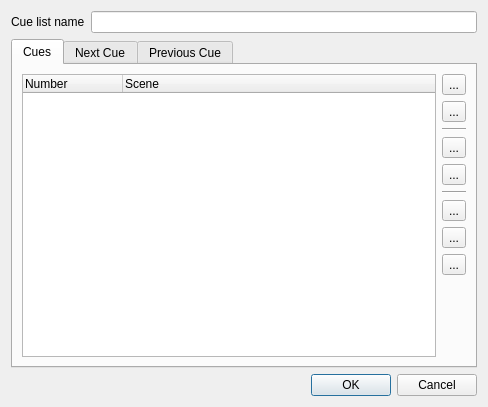
<?xml version="1.0" encoding="UTF-8"?>
<ui version="4.0">
 <class>VCCueListProperties</class>
 <widget class="QDialog" name="VCCueListProperties">
  <property name="geometry">
   <rect>
    <x>0</x>
    <y>0</y>
    <width>488</width>
    <height>407</height>
   </rect>
  </property>
  <property name="windowTitle">
   <string>Cue list properties</string>
  </property>
  <layout class="QGridLayout" name="gridLayout_2">
   <item row="0" column="0">
    <widget class="QLabel" name="m_nameLabel">
     <property name="text">
      <string>Cue list name</string>
     </property>
    </widget>
   </item>
   <item row="0" column="1">
    <widget class="QLineEdit" name="m_nameEdit">
     <property name="toolTip">
      <string>The name of the cue list widget</string>
     </property>
    </widget>
   </item>
   <item row="1" column="0" colspan="2">
    <widget class="QTabWidget" name="m_tab">
     <property name="toolTip">
      <string/>
     </property>
     <property name="currentIndex">
      <number>0</number>
     </property>
     <widget class="QWidget" name="Cues">
      <attribute name="title">
       <string>Cues</string>
      </attribute>
      <layout class="QGridLayout" name="gridLayout">
       <item row="0" column="0" rowspan="10">
        <widget class="QTreeWidget" name="m_list">
         <property name="toolTip">
          <string>List of scenes that can be activated with this cue list</string>
         </property>
         <property name="alternatingRowColors">
          <bool>true</bool>
         </property>
         <property name="selectionMode">
          <enum>QAbstractItemView::ExtendedSelection</enum>
         </property>
         <property name="rootIsDecorated">
          <bool>false</bool>
         </property>
         <property name="itemsExpandable">
          <bool>false</bool>
         </property>
         <property name="allColumnsShowFocus">
          <bool>true</bool>
         </property>
         <property name="expandsOnDoubleClick">
          <bool>false</bool>
         </property>
         <column>
          <property name="text">
           <string>Number</string>
          </property>
         </column>
         <column>
          <property name="text">
           <string>Scene</string>
          </property>
         </column>
        </widget>
       </item>
       <item row="0" column="1">
        <widget class="QToolButton" name="m_addButton">
         <property name="toolTip">
          <string>Add scene(s) to the cue list</string>
         </property>
         <property name="text">
          <string notr="true">...</string>
         </property>
         <property name="icon">
          <iconset resource="main.qrc">
           <normaloff>:/edit_add.png</normaloff>:/edit_add.png</iconset>
         </property>
         <property name="iconSize">
          <size>
           <width>26</width>
           <height>26</height>
          </size>
         </property>
        </widget>
       </item>
       <item row="1" column="1">
        <widget class="QToolButton" name="m_removeButton">
         <property name="toolTip">
          <string>Remove selected scene(s) from the cue list</string>
         </property>
         <property name="text">
          <string notr="true">...</string>
         </property>
         <property name="icon">
          <iconset resource="main.qrc">
           <normaloff>:/edit_remove.png</normaloff>:/edit_remove.png</iconset>
         </property>
         <property name="iconSize">
          <size>
           <width>26</width>
           <height>26</height>
          </size>
         </property>
        </widget>
       </item>
       <item row="3" column="1">
        <widget class="QToolButton" name="m_raiseButton">
         <property name="toolTip">
          <string>Raise the selected scene</string>
         </property>
         <property name="text">
          <string notr="true">...</string>
         </property>
         <property name="icon">
          <iconset resource="main.qrc">
           <normaloff>:/up.png</normaloff>:/up.png</iconset>
         </property>
         <property name="iconSize">
          <size>
           <width>26</width>
           <height>26</height>
          </size>
         </property>
        </widget>
       </item>
       <item row="4" column="1">
        <widget class="QToolButton" name="m_lowerButton">
         <property name="toolTip">
          <string>Lower the selected scene</string>
         </property>
         <property name="text">
          <string notr="true">...</string>
         </property>
         <property name="icon">
          <iconset resource="main.qrc">
           <normaloff>:/down.png</normaloff>:/down.png</iconset>
         </property>
         <property name="iconSize">
          <size>
           <width>26</width>
           <height>26</height>
          </size>
         </property>
        </widget>
       </item>
       <item row="9" column="1">
        <spacer name="verticalSpacer">
         <property name="orientation">
          <enum>Qt::Vertical</enum>
         </property>
         <property name="sizeHint" stdset="0">
          <size>
           <width>20</width>
           <height>49</height>
          </size>
         </property>
        </spacer>
       </item>
       <item row="5" column="1">
        <widget class="Line" name="line">
         <property name="orientation">
          <enum>Qt::Horizontal</enum>
         </property>
        </widget>
       </item>
       <item row="6" column="1">
        <widget class="QToolButton" name="m_cutButton">
         <property name="toolTip">
          <string>Cut the selected scenes from their current positions</string>
         </property>
         <property name="text">
          <string>...</string>
         </property>
         <property name="icon">
          <iconset resource="main.qrc">
           <normaloff>:/editcut.png</normaloff>:/editcut.png</iconset>
         </property>
         <property name="iconSize">
          <size>
           <width>26</width>
           <height>26</height>
          </size>
         </property>
        </widget>
       </item>
       <item row="7" column="1">
        <widget class="QToolButton" name="m_copyButton">
         <property name="toolTip">
          <string>Copy the selected scenes</string>
         </property>
         <property name="text">
          <string>...</string>
         </property>
         <property name="icon">
          <iconset resource="main.qrc">
           <normaloff>:/editcopy.png</normaloff>:/editcopy.png</iconset>
         </property>
         <property name="iconSize">
          <size>
           <width>26</width>
           <height>26</height>
          </size>
         </property>
        </widget>
       </item>
       <item row="8" column="1">
        <widget class="QToolButton" name="m_pasteButton">
         <property name="toolTip">
          <string>Paste scenes from the clipboard to the currently selected position</string>
         </property>
         <property name="text">
          <string>...</string>
         </property>
         <property name="icon">
          <iconset resource="main.qrc">
           <normaloff>:/editpaste.png</normaloff>:/editpaste.png</iconset>
         </property>
        </widget>
       </item>
       <item row="2" column="1">
        <widget class="Line" name="line_2">
         <property name="orientation">
          <enum>Qt::Horizontal</enum>
         </property>
        </widget>
       </item>
      </layout>
     </widget>
     <widget class="QWidget" name="NextCue">
      <attribute name="title">
       <string>Next Cue</string>
      </attribute>
      <layout class="QVBoxLayout" name="verticalLayout">
       <item>
        <widget class="QGroupBox" name="groupBox">
         <property name="title">
          <string>Key Combination</string>
         </property>
         <layout class="QHBoxLayout" name="horizontalLayout">
          <item>
           <widget class="QLineEdit" name="m_nextKeyEdit">
            <property name="toolTip">
             <string>The key combination used to step to the next cue</string>
            </property>
            <property name="readOnly">
             <bool>true</bool>
            </property>
           </widget>
          </item>
          <item>
           <widget class="QToolButton" name="m_nextAttachButton">
            <property name="toolTip">
             <string>Bind a key combination to skip to the next cue</string>
            </property>
            <property name="text">
             <string notr="true">...</string>
            </property>
            <property name="icon">
             <iconset resource="main.qrc">
              <normaloff>:/key_bindings.png</normaloff>:/key_bindings.png</iconset>
            </property>
            <property name="iconSize">
             <size>
              <width>26</width>
              <height>26</height>
             </size>
            </property>
           </widget>
          </item>
          <item>
           <widget class="QToolButton" name="m_nextDetachButton">
            <property name="toolTip">
             <string>Clear the key binding</string>
            </property>
            <property name="text">
             <string notr="true">...</string>
            </property>
            <property name="icon">
             <iconset resource="main.qrc">
              <normaloff>:/fileclose.png</normaloff>:/fileclose.png</iconset>
            </property>
            <property name="iconSize">
             <size>
              <width>26</width>
              <height>26</height>
             </size>
            </property>
           </widget>
          </item>
         </layout>
        </widget>
       </item>
       <item>
        <widget class="QGroupBox" name="groupBox_3">
         <property name="title">
          <string>External Input</string>
         </property>
         <layout class="QGridLayout" name="gridLayout_3">
          <item row="0" column="0">
           <widget class="QLabel" name="label">
            <property name="text">
             <string>Input universe</string>
            </property>
           </widget>
          </item>
          <item row="0" column="1" colspan="2">
           <widget class="QLineEdit" name="m_nextInputUniverseEdit">
            <property name="toolTip">
             <string>Input universe for skipping to the next cue</string>
            </property>
           </widget>
          </item>
          <item row="1" column="0">
           <widget class="QLabel" name="label_2">
            <property name="text">
             <string>Input channel</string>
            </property>
           </widget>
          </item>
          <item row="1" column="1" colspan="2">
           <widget class="QLineEdit" name="m_nextInputChannelEdit">
            <property name="toolTip">
             <string>Input channel for skipping to the next cue</string>
            </property>
           </widget>
          </item>
          <item row="2" column="0">
           <spacer name="horizontalSpacer">
            <property name="orientation">
             <enum>Qt::Horizontal</enum>
            </property>
            <property name="sizeHint" stdset="0">
             <size>
              <width>225</width>
              <height>20</height>
             </size>
            </property>
           </spacer>
          </item>
          <item row="2" column="1">
           <widget class="QPushButton" name="m_nextAutoDetectInputButton">
            <property name="toolTip">
             <string>When toggled, you can click an external button to assign it as the control that skips to the next cue.</string>
            </property>
            <property name="text">
             <string>Auto Detect</string>
            </property>
            <property name="checkable">
             <bool>true</bool>
            </property>
           </widget>
          </item>
          <item row="2" column="2">
           <widget class="QPushButton" name="m_nextChooseInputButton">
            <property name="toolTip">
             <string>Choose an input universe/channel for skipping to the next cue</string>
            </property>
            <property name="text">
             <string>Choose...</string>
            </property>
           </widget>
          </item>
         </layout>
        </widget>
       </item>
       <item>
        <spacer name="verticalSpacer_2">
         <property name="orientation">
          <enum>Qt::Vertical</enum>
         </property>
         <property name="sizeHint" stdset="0">
          <size>
           <width>20</width>
           <height>68</height>
          </size>
         </property>
        </spacer>
       </item>
      </layout>
     </widget>
     <widget class="QWidget" name="PreviousCue">
      <attribute name="title">
       <string>Previous Cue</string>
      </attribute>
      <layout class="QVBoxLayout" name="verticalLayout_2">
       <item>
        <widget class="QGroupBox" name="groupBox_2">
         <property name="title">
          <string>Key Combination</string>
         </property>
         <layout class="QHBoxLayout" name="horizontalLayout_2">
          <item>
           <widget class="QLineEdit" name="m_previousKeyEdit">
            <property name="toolTip">
             <string>The key combination used to step to the previous cue</string>
            </property>
            <property name="readOnly">
             <bool>true</bool>
            </property>
           </widget>
          </item>
          <item>
           <widget class="QToolButton" name="m_previousAttachButton">
            <property name="toolTip">
             <string>Bind a key combination to skip to the previous cue</string>
            </property>
            <property name="text">
             <string notr="true">...</string>
            </property>
            <property name="icon">
             <iconset resource="main.qrc">
              <normaloff>:/key_bindings.png</normaloff>:/key_bindings.png</iconset>
            </property>
            <property name="iconSize">
             <size>
              <width>26</width>
              <height>26</height>
             </size>
            </property>
           </widget>
          </item>
          <item>
           <widget class="QToolButton" name="m_previousDetachButton">
            <property name="toolTip">
             <string>Clear the key binding</string>
            </property>
            <property name="text">
             <string notr="true">...</string>
            </property>
            <property name="icon">
             <iconset resource="main.qrc">
              <normaloff>:/fileclose.png</normaloff>:/fileclose.png</iconset>
            </property>
            <property name="iconSize">
             <size>
              <width>26</width>
              <height>26</height>
             </size>
            </property>
           </widget>
          </item>
         </layout>
        </widget>
       </item>
       <item>
        <widget class="QGroupBox" name="groupBox_4">
         <property name="title">
          <string>External Input</string>
         </property>
         <layout class="QGridLayout" name="gridLayout_4">
          <item row="0" column="0">
           <widget class="QLabel" name="label_3">
            <property name="text">
             <string>Input universe</string>
            </property>
           </widget>
          </item>
          <item row="0" column="1" colspan="2">
           <widget class="QLineEdit" name="m_previousInputUniverseEdit">
            <property name="toolTip">
             <string>Input universe for skipping to the previous cue</string>
            </property>
           </widget>
          </item>
          <item row="1" column="0">
           <widget class="QLabel" name="label_4">
            <property name="text">
             <string>Input channel</string>
            </property>
           </widget>
          </item>
          <item row="1" column="1" colspan="2">
           <widget class="QLineEdit" name="m_previousInputChannelEdit">
            <property name="toolTip">
             <string>Input channel for skipping to the previous cue</string>
            </property>
           </widget>
          </item>
          <item row="2" column="0">
           <spacer name="horizontalSpacer_2">
            <property name="orientation">
             <enum>Qt::Horizontal</enum>
            </property>
            <property name="sizeHint" stdset="0">
             <size>
              <width>225</width>
              <height>20</height>
             </size>
            </property>
           </spacer>
          </item>
          <item row="2" column="1">
           <widget class="QPushButton" name="m_previousAutoDetectInputButton">
            <property name="toolTip">
             <string>When toggled, you can click an external button to assign it as the control that skips to the previous cue.</string>
            </property>
            <property name="text">
             <string>Auto Detect</string>
            </property>
            <property name="checkable">
             <bool>true</bool>
            </property>
           </widget>
          </item>
          <item row="2" column="2">
           <widget class="QPushButton" name="m_previousChooseInputButton">
            <property name="toolTip">
             <string>Choose an input universe/channel for skipping to the previous cue</string>
            </property>
            <property name="text">
             <string>Choose...</string>
            </property>
           </widget>
          </item>
         </layout>
        </widget>
       </item>
       <item>
        <spacer name="verticalSpacer_3">
         <property name="orientation">
          <enum>Qt::Vertical</enum>
         </property>
         <property name="sizeHint" stdset="0">
          <size>
           <width>20</width>
           <height>40</height>
          </size>
         </property>
        </spacer>
       </item>
      </layout>
     </widget>
    </widget>
   </item>
   <item row="2" column="0" colspan="2">
    <widget class="QDialogButtonBox" name="m_buttonBox">
     <property name="orientation">
      <enum>Qt::Horizontal</enum>
     </property>
     <property name="standardButtons">
      <set>QDialogButtonBox::Cancel|QDialogButtonBox::Ok</set>
     </property>
    </widget>
   </item>
  </layout>
 </widget>
 <resources>
  <include location="main.qrc"/>
 </resources>
 <connections>
  <connection>
   <sender>m_buttonBox</sender>
   <signal>accepted()</signal>
   <receiver>VCCueListProperties</receiver>
   <slot>accept()</slot>
   <hints>
    <hint type="sourcelabel">
     <x>266</x>
     <y>350</y>
    </hint>
    <hint type="destinationlabel">
     <x>157</x>
     <y>274</y>
    </hint>
   </hints>
  </connection>
  <connection>
   <sender>m_buttonBox</sender>
   <signal>rejected()</signal>
   <receiver>VCCueListProperties</receiver>
   <slot>reject()</slot>
   <hints>
    <hint type="sourcelabel">
     <x>334</x>
     <y>350</y>
    </hint>
    <hint type="destinationlabel">
     <x>286</x>
     <y>274</y>
    </hint>
   </hints>
  </connection>
  <connection>
   <sender>m_tab</sender>
   <signal>currentChanged(int)</signal>
   <receiver>VCCueListProperties</receiver>
   <slot>slotTabChanged()</slot>
   <hints>
    <hint type="sourcelabel">
     <x>271</x>
     <y>52</y>
    </hint>
    <hint type="destinationlabel">
     <x>486</x>
     <y>67</y>
    </hint>
   </hints>
  </connection>
 </connections>
 <slots>
  <slot>slotTabChanged()</slot>
 </slots>
</ui>
